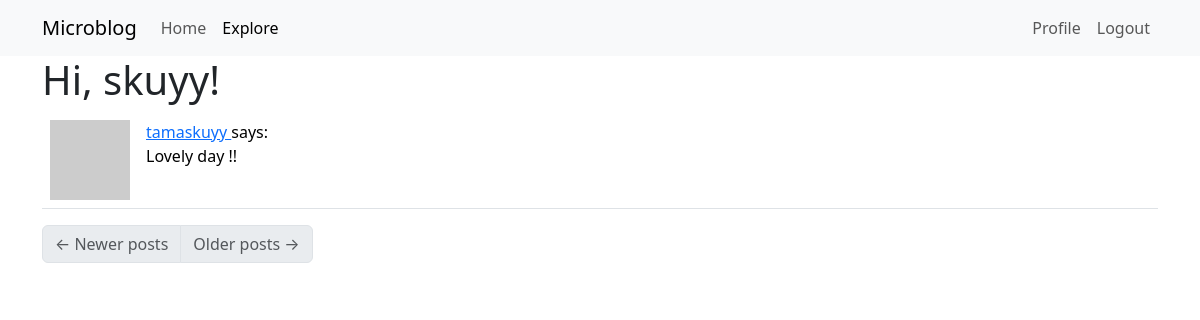
Page /explore (signed in) on the committed database.
### app/models.py (models this page shows, shortened)
class User(UserMixin, db.Model):
    id = db.Column(db.Integer, primary_key=True)
    username = db.Column(db.String(64), index=True, unique=True)
    email = db.Column(db.String(120), index=True, unique=True)
    password_hash = db.Column(db.String(128))
    posts = db.relationship('Post', backref='author', lazy='dynamic')
    about_me = db.Column(db.String(140))
    last_seen = db.Column(db.DateTime, default=datetime.utcnow)
    followed = db.relationship(
        'User', secondary=followers,
        primaryjoin=(followers.c.follower_id == id),
        secondaryjoin=(followers.c.followed_id == id),
        backref=db.backref('followers', lazy='dynamic'), lazy='dynamic')
    def avatar(self, size):
        digest = md5(self.email.lower().encode('utf-8')).hexdigest()
        return 'https://www.gravatar.com/avatar/{}?d=identicon&s={}'.format(digest, size)

class Post(db.Model):
    id = db.Column(db.Integer, primary_key=True)
    body = db.Column(db.String(140))
    timestamp = db.Column(db.DateTime, index=True, default=datetime.utcnow)
    user_id = db.Column(db.Integer, db.ForeignKey('user.id'))

### app/routes.py (the view)
@app.route('/explore')
@login_required
def explore():
    page = request.args.get('page', 1, type=int)
    posts = Post.query.order_by(Post.timestamp.desc()).paginate(page=page, per_page=app.config['POSTS_PER_PAGE'], error_out=False)
    next_url = url_for('explore', page=posts.next_num) \
        if posts.has_next else None
    prev_url = url_for('explore', page=posts.prev_num) \
        if posts.has_prev else None
    return render_template("index.html", title='Explore', posts=posts.items, next_url=next_url, prev_url=prev_url)

### app/models.py (called while the page is built)
@login.user_loader
def load_user(id):
    return User.query.get(int(id))

### app/routes.py (called while the page is built)
@app.before_request
def before_request():
    if current_user.is_authenticated:
        current_user.last_seen = datetime.utcnow()
        db.session.commit()

### app/templates/index.html (shortened to what this page needs)
<!doctype html>
<html>
    <head>
    </head>
    <body>
        {% extends "base.html" %}
        {% from 'bootstrap5/form.html' import render_form, render_field %}
        {% block app_content %}
            <h1>Hi, {{ current_user.username }}!</h1>
            {% for post in posts %}
                {% include '_post.html' %}
            {% endfor %}
            <nav aria-label="...">
                <ul class="pagination">
                    <li class="page-item {% if not prev_url %} disabled{% endif %}">
                        <a href="{{ prev_url or '#' }}" class="page-link">
                            <span aria-hidden="true">&larr;</span> Newer posts
                        </a>
                    </li>
                    <li class="page-item {% if not next_url %} disabled{% endif %}">
                        <a href="{{ next_url or '#' }}" class="page-link">
                            Older posts <span aria-hidden="true">&rarr;</span>
                        </a>
                    </li>
                </ul>
            </nav>
        {% endblock %}

### app/templates/_post.html
<table class="table table-hover">
    <tr>
        <td width="70px">
            <a href="{{ url_for('user', username=post.author.username) }}">
                <img src="{{ post.author.avatar(70) }}" />
            </a>
        </td>
        <td>
            <a href="{{ url_for('user', username=post.author.username) }}">
                {{ post.author.username }}
            </a>
            says:
            <br>
            {{ post.body }}
        </td>
    </tr>
</table>

### rows in the picture
User: username "skuyy"
Post: author.username "tamaskuyy", body "Lovely day !!"
